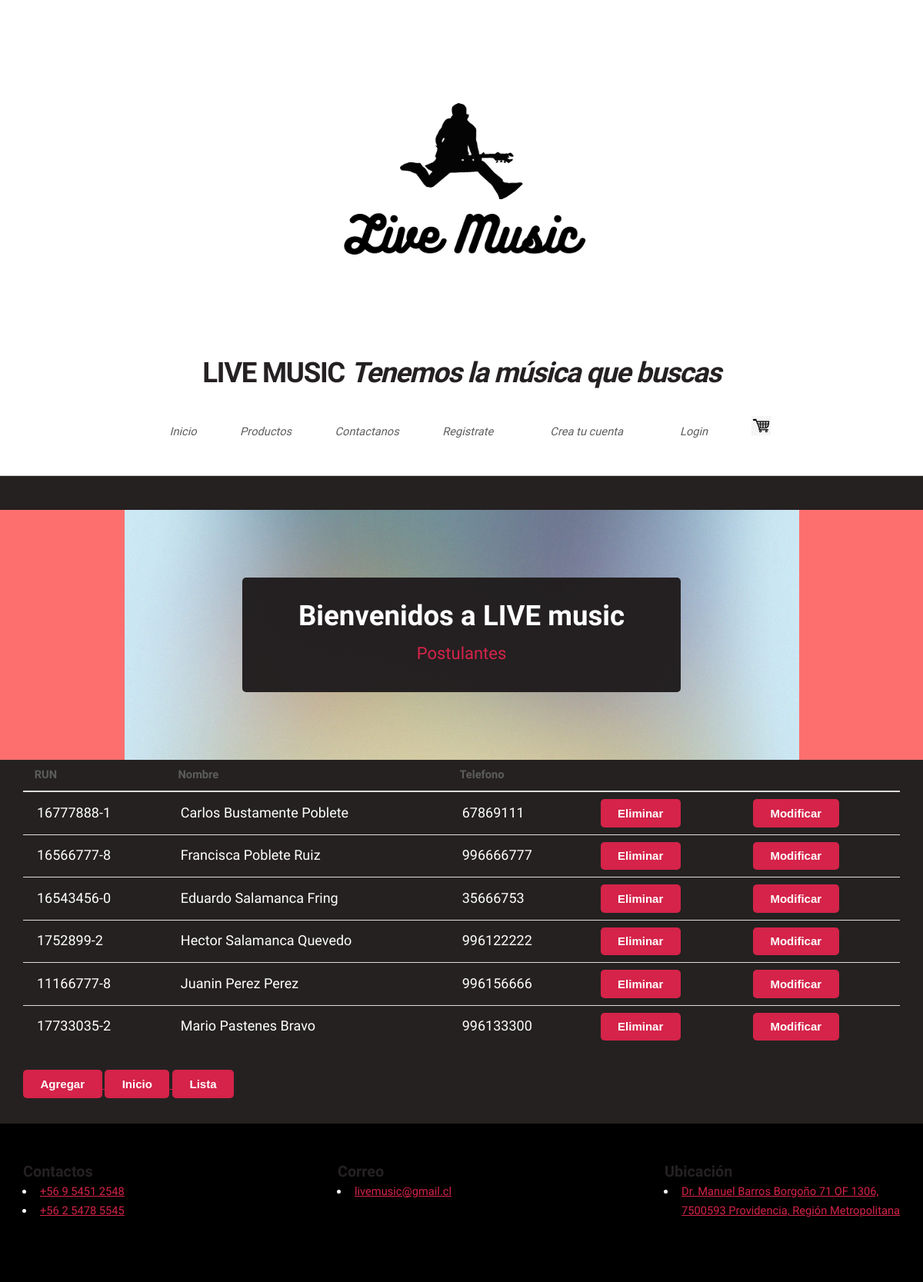
/crud/, run on an earlier commit of the app's database.
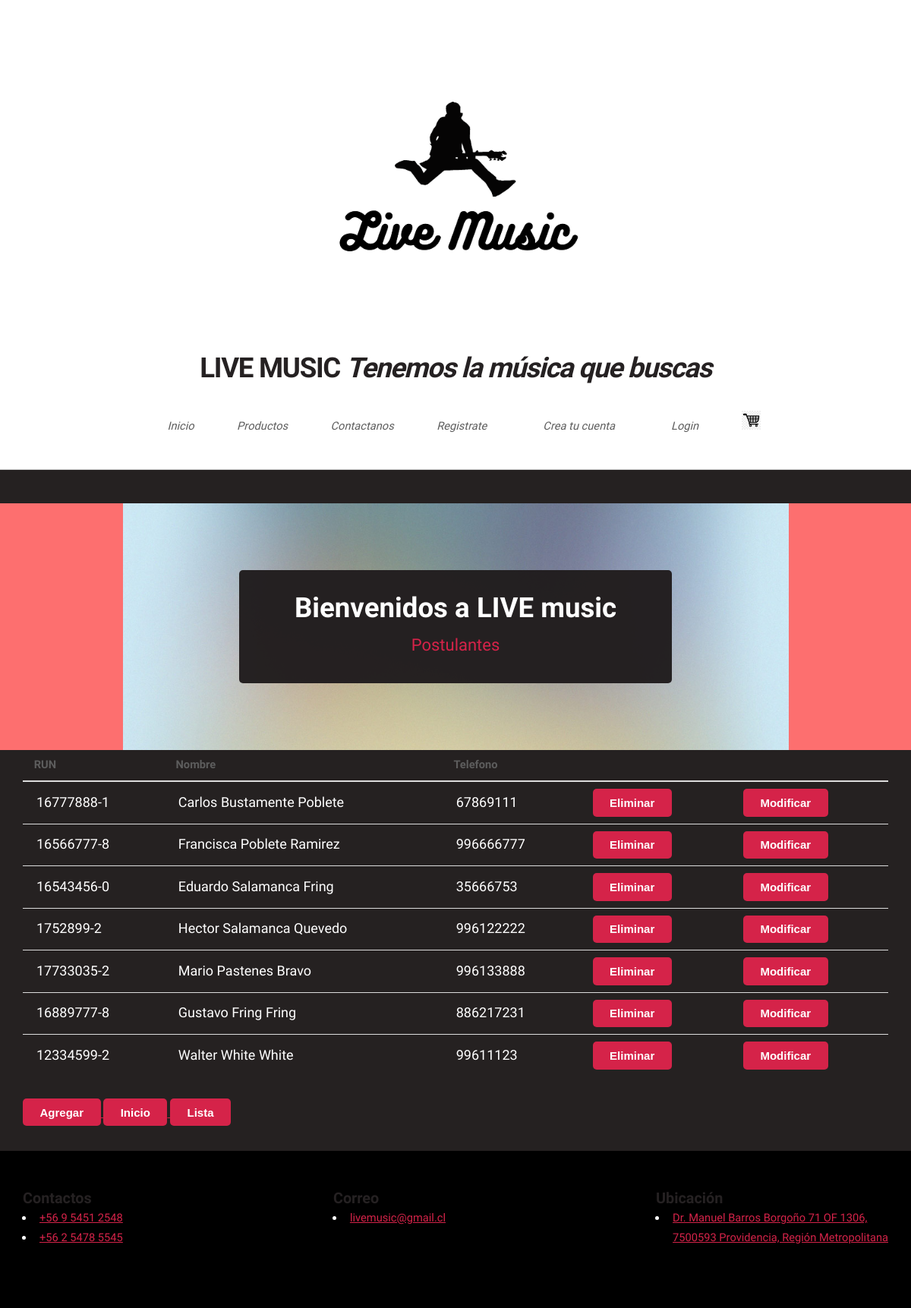
And on a later commit of the database.
### demo/models.py (models this page shows, shortened)
class Postulante(models.Model):
    rut              = models.CharField(primary_key=True, max_length=10)
    nombre           = models.CharField(max_length=20)
    apellido_paterno = models.CharField(max_length=20)
    apellido_materno = models.CharField(max_length=20)
    fecha_nacimiento = models.DateField(blank=False, null=False)
    id_genero        = models.ForeignKey('Genero',on_delete=models.CASCADE, db_column='idGenero')
    telefono         = models.CharField(max_length=45)
    email            = models.EmailField(unique=True, max_length=100, blank=True, null=True)
    direccion        = models.CharField(max_length=50, blank=True, null=True)
    activo           = models.IntegerField()

### demo/views.py (the view)
# urls.py: path('crud/', views.crud, name='crud'),
def crud(request):
    demo = Postulante.objects.all()
    context={"demo": demo}
    return render(request, 'demo/alumnos_list.html', context)

### demo/templates/demo/alumnos_list.html (shortened to what this page needs)
{% extends "demo/base.html" %}
{%block content %}
          <section id="banner">
            <header>
                <h2>Bienvenidos a LIVE music</h2>
                <p> Postulantes</p>
            </header>
        </section>
      <header class="container1">
        <div class="container1-content container">
            <div class="container1-txt">
                  <table>
                        {%if demo %}
                      <thead>
                        <tr>
                          <th scope="col">RUN</th>
                          <th scope="col">Nombre</th>
                          <th scope="col">Telefono</th>
                        </tr>
                      </thead>
                      <tbody>
                          {% for postulante in demo %}
                          <tr>
                              <td>{{postulante.rut}}</td>
                              <td>{{postulante.nombre}} {{postulante.apellido_paterno}} {{postulante.apellido_materno}}</td>
                              <td>{{postulante.telefono}}</td>
                              <td> <a href="{% url 'alumnos_del' pk=postulante.rut %}" ><button class="btn btn-danger">Eliminar</button></a>
                                </a></td>
                              <td><a href="{% url 'alumnos_findEdit' pk=postulante.rut %}"><button class="btn btn-success">Modificar</button></a></td>
                            </tr>
                          {% endfor %}
                      {% endif %}
                      </tbody>
                    </table>
                    <a href="{% url 'alumnosAdd'%}">
                      <button class="btn btn-info">Agregar</button>
                      </a>
                    <a href="{% url 'index'%}">
                      <button class="btn btn-info">Inicio</button>
                      </a>
                      <a href="{% url 'listadoSQL'%}">
                        <button class="btn btn-info">Lista</button>
                        </a>
                    </div>
                  </div>
                </header>
  {%endblock%}

### demo/templates/demo/base.html (shortened to what this page needs)
{% load static %}
<!DOCTYPE HTML>
<html>
	<head>
		<link rel="stylesheet" href={% static "/css/main.css" %} />
	</head>
	<div id="page-wrapper">
		<body class="is-preload">
			<div id="page-wrapper">
			<div id="header">
				<img src="{% static 'images/logoempresa.png' %}" alt="" style="height: 400px;">
					<h1><a href="index.html" id="logo">LIVE MUSIC <em>Tenemos la música que buscas</em></a></h1>
				<nav id="nav">
				  <ul>
					<li ><a href="/">Inicio</a></li>
					  <li>
						<a href="#">Productos</a>
					  </li>
					<li ><a href="{% url 'contactanos'%}">Contactanos</a></li>
					<li ><a href="{% url 'registro'%}">Registrate</a></li>
					<li>
						<li ><a href="{% url 'signup'%}">Crea tu cuenta</a></li>
					  <li>
					  {% if user.is_authenticated %}
					  <a href="{% url 'crud'%}">{{user.username}}</a>
					  <ul>
						<form id="logoutForm" action="{% url 'logout'%}" method="post" class="navbar-right">
						  {% csrf_token %}
						  <li {%if clase == 'login'%}
						  class="current" {%endif%}><a href="javascript:document.getElementById('logoutForm').submit()">Logout</a></li>
						  <a href="{% url 'crud'%}"> Postulantes</a>
						</ul>
						</form>
					  {% else %}
					  <li  class="nav-item">
						<a href="{% url 'login'%}">Login</a>
						</li>
					  {% endif %}
					</li>
					<li ><a href="{% url 'comprar'%}"><img src="{% static 'images/car.jpeg' %}" id="img-carrito" alt="" style="align-content: center;" width="25" height="25"></a>
					</li>
				  </ul>
				</nav>
			</div>
			{% block content %}{% endblock %}
	<footer id="footer-inicio" class="footer">
        <div class="footer-content container">
            <div class="link">
                <h3>Contactos</h3>
                <ul>
                    <li><a href="#">+56 9 5451 2548</a></li>
                    <li><a href="#">+56 2 5478 5545</a></li>
                </ul>
            </div>
            <div class="link">
                <h3>Correo</h3>
                <ul>
                    <li><a href="#">livemusic@gmail.cl</a></li>
                </ul>
            </div>
            <div class="link">
                <h3>Ubicación</h3>
                <ul>
                    <li><a href="#">Dr. Manuel Barros Borgoño 71 OF 1306,
                                    <br>7500593 Providencia, Región Metropolitana</a></li>
            </div>
        </div>
    </footer>
	</body>
</html>

### demo/templates/demo/alumnos_list.html (style rules this page uses)
body { background-color: rgb(37, 33, 33); }
td { color:white; font-size: 18px; }
button { font-size: 15px; }

### demo/templates/demo/base.html (style rules this page uses)
.footer { padding: 50px 0; background-color: #000000; color: white; }
.footer-content { display: flex; justify-content: space-between; }

What changed in the data, as far as the page shows it:
removed Postulante: rut "11166777-8", nombre "Juanin", apellido_paterno "Perez", apellido_materno "Perez", telefono "996156666"
changed Postulante "Francisca": apellido_materno "Ruiz" → "Ramirez"
changed Postulante "Mario": telefono "996133300" → "996133888"
added Postulante: rut "16889777-8", nombre "Gustavo", apellido_paterno "Fring", apellido_materno "Fring", telefono "886217231"
added Postulante: rut "12334599-2", nombre "Walter", apellido_paterno "White", apellido_materno "White", telefono "99611123"
